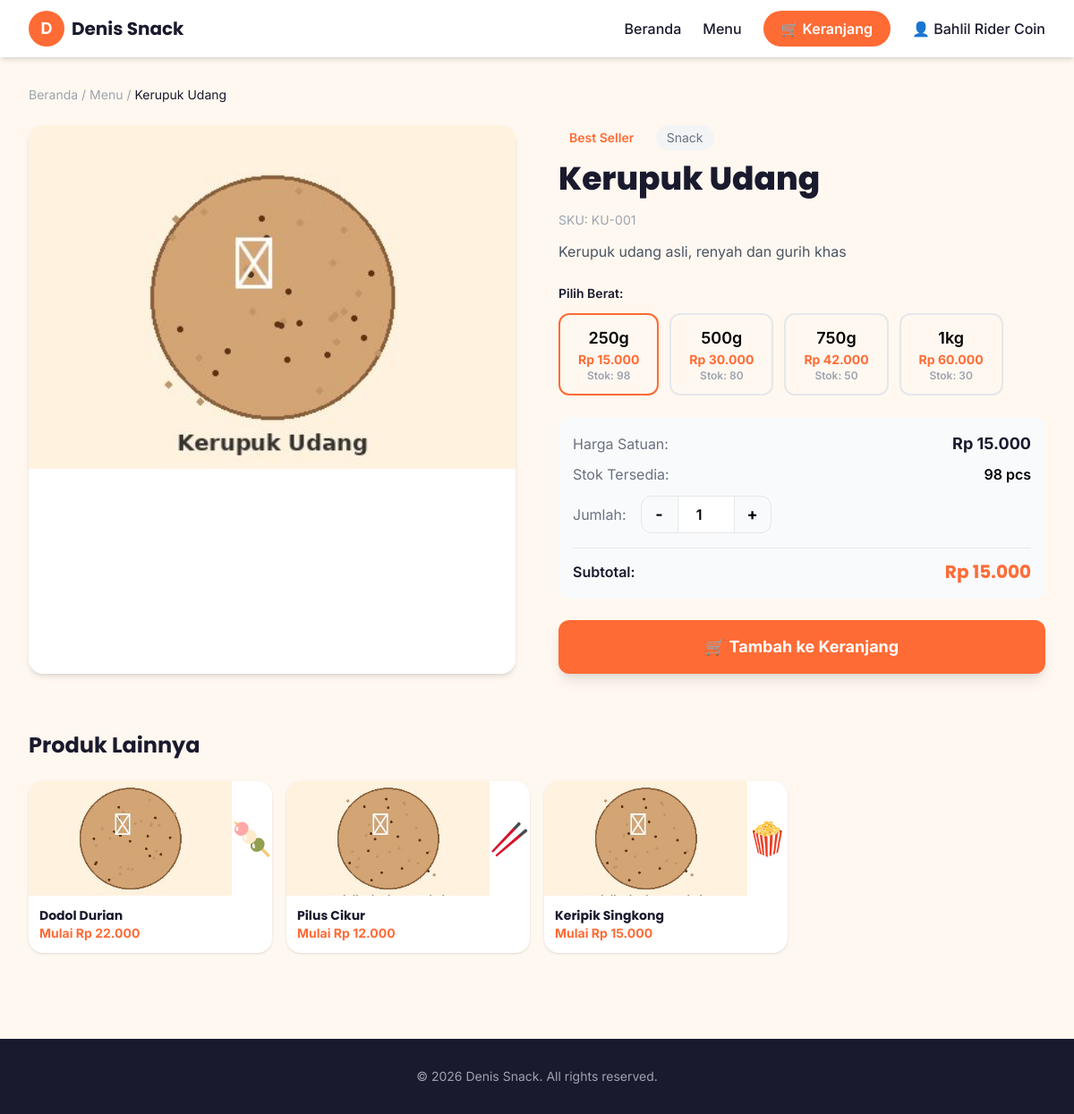
Screenshot of /product/4 (signed in) with the database file from the repository.
### tables this page shows
CREATE TABLE products (
        id INTEGER PRIMARY KEY AUTOINCREMENT,
        name TEXT NOT NULL,
        description TEXT,
        base_price INTEGER NOT NULL DEFAULT 0,
        category_id INTEGER,
        emoji TEXT DEFAULT '🍿',
        photo TEXT,
        badge TEXT,
        is_active INTEGER DEFAULT 1,
        is_featured INTEGER DEFAULT 0,
        sku TEXT,
        created_at TIMESTAMP DEFAULT CURRENT_TIMESTAMP,
        FOREIGN KEY (category_id) REFERENCES categories(id) ON DELETE SET NULL
    );

CREATE TABLE categories (
        id INTEGER PRIMARY KEY AUTOINCREMENT,
        name TEXT NOT NULL,
        slug TEXT UNIQUE NOT NULL,
        description TEXT,
        emoji TEXT DEFAULT '📁',
        is_active INTEGER DEFAULT 1,
        sort_order INTEGER DEFAULT 0,
        created_at TIMESTAMP DEFAULT CURRENT_TIMESTAMP
    );

CREATE TABLE product_variants (
        id INTEGER PRIMARY KEY AUTOINCREMENT,
        product_id INTEGER NOT NULL,
        weight_label TEXT NOT NULL,
        weight_gram INTEGER NOT NULL,
        price INTEGER NOT NULL,
        stock INTEGER DEFAULT 0,
        sku TEXT,
        min_stock INTEGER DEFAULT 5,
        is_active INTEGER DEFAULT 1,
        FOREIGN KEY (product_id) REFERENCES products(id) ON DELETE CASCADE
    );

### app.py (the view)
@app.route('/product/<int:product_id>')
def product_detail(product_id):
    conn = get_db()
    product = conn.execute("SELECT p.*, c.name as cat_name FROM products p LEFT JOIN categories c ON p.category_id=c.id WHERE p.id=?", (product_id,)).fetchone()
    if not product:
        conn.close()
        return redirect(url_for('index'))
    variants = conn.execute("SELECT * FROM product_variants WHERE product_id=? AND is_active=1 ORDER BY weight_gram", (product_id,)).fetchall()
    settings = get_settings()
    related = conn.execute("SELECT p.*, c.name as cat_name FROM products p LEFT JOIN categories c ON p.category_id=c.id WHERE p.is_active=1 AND p.category_id=? AND p.id!=? LIMIT 4", (product['category_id'], product_id)).fetchall()
    conn.close()
    return render_template('product_detail.html', product=product, variants=variants, settings=settings, related=related)

### app.py (called while the page is built, shortened)
def get_db():
    conn = sqlite3.connect(DB_PATH, timeout=10)
    conn.row_factory = sqlite3.Row
    conn.execute("PRAGMA foreign_keys = ON")
    conn.execute("PRAGMA busy_timeout = 5000")
    return conn

def get_settings():
    now = time.time()
    if _settings_cache['data'] is not None and now - _settings_cache['ts'] < 2:
        return _settings_cache['data']

def _norm_color(value, default):
    v = str(value or '').strip()
    if len(v) == 7 and v[0] == '#' and all(c in COLOR_VALID for c in v[1:]):
        return v
    if len(v) == 6 and all(c in COLOR_VALID for c in v):
        return '#' + v
    return default

def get_theme():
    s = get_settings()
    theme = {}
    for k, v in THEME_DEFAULTS.items():
        theme[k] = s.get('theme_' + k, v)
    for c in ('primary', 'secondary', 'accent', 'dark', 'light', 'success', 'info'):
        theme[c] = _norm_color(theme[c], THEME_DEFAULTS[c])
    if theme['font_scale'] not in ('small', 'normal', 'large'):
        theme['font_scale'] = 'normal'
    theme['product_cols'] = theme['product_cols'] if theme['product_cols'] in ('2', '3', '4') else '4'
    theme['body_class'] = 'theme-btn-{} theme-card-{} theme-font-{}'.format(
        theme['button_style'], theme['card_style'], theme['font_scale'])
    theme['body_class'] += ' theme-anim-off' if theme.get('animation') != '1' else ''
    return theme

@app.context_processor
def inject_globals():
    return {'theme': get_theme(), 'settings': get_settings()}

### templates/product_detail.html (shortened to what this page needs)
<!DOCTYPE html>
<html lang="id">
<head>
    <script src="https://cdn.tailwindcss.com"></script>
</head>
<body class="bg-light font-body {{ theme.body_class }}">
    <nav class="bg-white shadow-md sticky top-0 z-50">
        <div class="max-w-7xl mx-auto px-4 sm:px-6 lg:px-8">
            <div class="flex justify-between items-center h-16">
                <a href="/" class="flex items-center gap-2"><div class="w-10 h-10 bg-primary rounded-full flex items-center justify-center overflow-hidden">{% if theme.logo_type == 'image' and theme.logo_image %}<img src="/uploads/{{ theme.logo_image }}" alt="logo" class="w-full h-full object-cover">{% else %}<span class="text-white font-bold text-lg">{{ theme.logo_text or 'D' }}</span>{% endif %}</div><span class="font-display font-bold text-xl text-dark">{{ settings.get('shop_name', 'Denis Snack') }}</span></a>
                <div class="hidden md:flex items-center gap-6">
                    <a href="/" class="text-dark hover:text-primary transition font-medium">Beranda</a>
                    <a href="/#menu" class="text-dark hover:text-primary transition font-medium">Menu</a>
                    <a href="/#keranjang" class="bg-primary text-white px-5 py-2 rounded-full hover:bg-orange-600 transition font-semibold flex items-center gap-2">🛒  Keranjang</a>
                    {% if session.get('customer_id') %}
                    <a href="/profile" class="text-dark hover:text-primary font-medium">👤 {{ session.get('customer_name') }}</a>
                    {% else %}
                    <a href="/login" class="text-dark hover:text-primary font-medium">Masuk</a>
                    {% endif %}
                </div>
            </div>
        </div>
    </nav>
    <main class="max-w-7xl mx-auto px-4 sm:px-6 lg:px-8 py-8">
        <nav class="text-sm text-gray-400 mb-6"><a href="/" class="hover:text-primary">Beranda</a> / <a href="/#menu" class="hover:text-primary">Menu</a> / <span class="text-dark">{{ product.name }}</span></nav>
        <div class="grid md:grid-cols-2 gap-8 lg:gap-12">
            <div class="bg-white rounded-2xl shadow-md overflow-hidden">
                <div class="h-72 md:h-96 bg-gradient-to-br from-primary/10 to-accent/10 flex items-center justify-center">
                    {% if product.photo %}
                    <img src="/uploads/{{ product.photo }}" alt="{{ product.name }}" class="w-full h-full object-cover">
                    {% else %}
                    <span class="text-9xl">{{ product.emoji }}</span>
                    {% endif %}
                </div>
            </div>
            <div>
                {% if product.badge %}<span class="inline-block bg-primary/10 text-primary px-3 py-1 rounded-full text-sm font-semibold mb-3">{{ product.badge }}</span>{% endif %}
                {% if product.cat_name %}<span class="inline-block bg-gray-100 text-gray-500 px-3 py-1 rounded-full text-sm mb-3 ml-2">{{ product.cat_name }}</span>{% endif %}
                <h1 class="font-display text-3xl md:text-4xl font-extrabold text-dark mb-4">{{ product.name }}</h1>
                {% if product.sku %}<p class="text-gray-400 text-sm mb-3">SKU: {{ product.sku }}</p>{% endif %}
                <p class="text-gray-600 leading-relaxed mb-6">{{ product.description }}</p>
                <div class="mb-6">
                    <label class="block text-sm font-semibold text-dark mb-3">Pilih Berat:</label>
                    <div class="flex flex-wrap gap-3" id="variant-options">
                        {% for v in variants %}
                        <button type="button" onclick="selectVariant({{ v.id }}, {{ v.price }}, {{ v.stock }}, '{{ v.weight_label }}')"
                            class="variant-btn px-5 py-3 rounded-xl border-2 border-gray-200 font-semibold transition hover:border-primary {% if loop.first %}border-primary bg-primary/5{% endif %}"
                            data-vid="{{ v.id }}" data-price="{{ v.price }}" data-stock="{{ v.stock }}" data-weight="{{ v.weight_label }}">
                            <span class="block text-lg">{{ v.weight_label }}</span>
                            <span class="block text-primary font-bold text-sm">Rp {{ "{:,.0f}".format(v.price).replace(",", ".") }}</span>
                            <span class="block text-gray-400 text-xs">Stok: {{ v.stock }}</span>
                        </button>
                        {% endfor %}
                    </div>
                </div>
                <div class="bg-gray-50 rounded-xl p-4 mb-6">
                    <div class="flex justify-between items-center mb-2"><span class="text-gray-500">Harga Satuan:</span><span class="font-bold text-dark text-lg" id="detail-price">Rp {{ "{:,.0f}".format(variants[0].price if variants else 0).replace(",", ".") }}</span></div>
                    <div class="flex justify-between items-center mb-3"><span class="text-gray-500">Stok Tersedia:</span><span class="font-semibold" id="detail-stock">{{ variants[0].stock if variants else 0 }} pcs</span></div>
                    <div class="flex items-center gap-4 mb-4">
                        <span class="text-gray-500">Jumlah:</span>
                        <div class="flex items-center border rounded-xl">
                            <button type="button" onclick="changeQty(-1)" class="w-10 h-10 flex items-center justify-center text-lg font-bold hover:bg-gray-100 rounded-l-xl">-</button>
                            <input type="number" id="qty-input" value="1" min="1" max="{{ variants[0].stock if variants else 1 }}" readonly class="w-16 h-10 text-center font-semibold border-x outline-none">
                            <button type="button" onclick="changeQty(1)" class="w-10 h-10 flex items-center justify-center text-lg font-bold hover:bg-gray-100 rounded-r-xl">+</button>
                        </div>
                    </div>
                    <div class="flex justify-between items-center border-t pt-3"><span class="font-semibold text-dark">Subtotal:</span><span class="font-display font-bold text-xl text-primary" id="detail-subtotal">Rp {{ "{:,.0f}".format(variants[0].price if variants else 0).replace(",", ".") }}</span></div>
                </div>
                <button onclick="addDetailToCart()" id="add-to-cart-btn" class="w-full bg-primary text-white py-4 rounded-xl hover:bg-orange-600 transition font-bold text-lg shadow-lg shadow-primary/30 flex items-center justify-center gap-2">
                    🛒 Tambah ke Keranjang
                </button>
            </div>
        </div>
        {% if related %}
        <section class="mt-16">
            <h2 class="font-display text-2xl font-bold text-dark mb-6">Produk Lainnya</h2>
            <div class="grid grid-cols-2 md:grid-cols-4 gap-4">
                {% for r in related %}
                <a href="/product/{{ r.id }}" class="bg-white rounded-2xl shadow hover:shadow-lg transition overflow-hidden group">
                    <div class="h-32 bg-gradient-to-br from-primary/20 to-accent/20 flex items-center justify-center group-hover:scale-105 transition">
                        {% if r.photo %}<img src="/uploads/{{ r.photo }}" class="w-full h-full object-cover"><span class="text-4xl">{{ r.emoji }}</span>{% else %}<span class="text-4xl">{{ r.emoji }}</span>{% endif %}
                    </div>
                    <div class="p-3">
                        <h3 class="font-display font-bold text-sm text-dark truncate">{{ r.name }}</h3>
                        <p class="text-primary font-bold text-sm">Mulai Rp {{ "{:,.0f}".format(r.base_price).replace(",", ".") }}</p>
                    </div>
                </a>
                {% endfor %}
            </div>
        </section>
        {% endif %}
    </main>
    <footer class="bg-dark text-white py-8 mt-16">
        <div class="max-w-7xl mx-auto px-4 text-center">
            <p class="text-gray-400 text-sm">&copy; 2026 {{ settings.get('shop_name', 'Denis Snack') }}. All rights reserved.</p>
        </div>
    </footer>
</body>
</html>

### rows the page displays
products: name "Kerupuk Udang", photo (picture), badge "Best Seller", sku "KU-001", description "Kerupuk udang asli, renyah dan gurih khas"
categories: cat_name "Snack"
product_variants: weight_label "250g", price "15.000", stock "98"
product_variants: weight_label "500g", price "30.000", stock "80"
product_variants: weight_label "750g", price "42.000", stock "50"
product_variants: weight_label "1kg", price "60.000", stock "30"
products: photo (picture), emoji "🍡", name "Dodol Durian", base_price "22.000"
products: photo (picture), emoji "🥢", name "Pilus Cikur", base_price "12.000"
products: photo (picture), emoji "🍿", name "Keripik Singkong", base_price "15.000"

### other values shown
{{ theme.logo_text or 'D' }} "D"
{{ settings.get('shop_name', 'Denis Snack') }} "Denis Snack"
{{ session.get('customer_name') }} "Bahlil Rider Coin"
